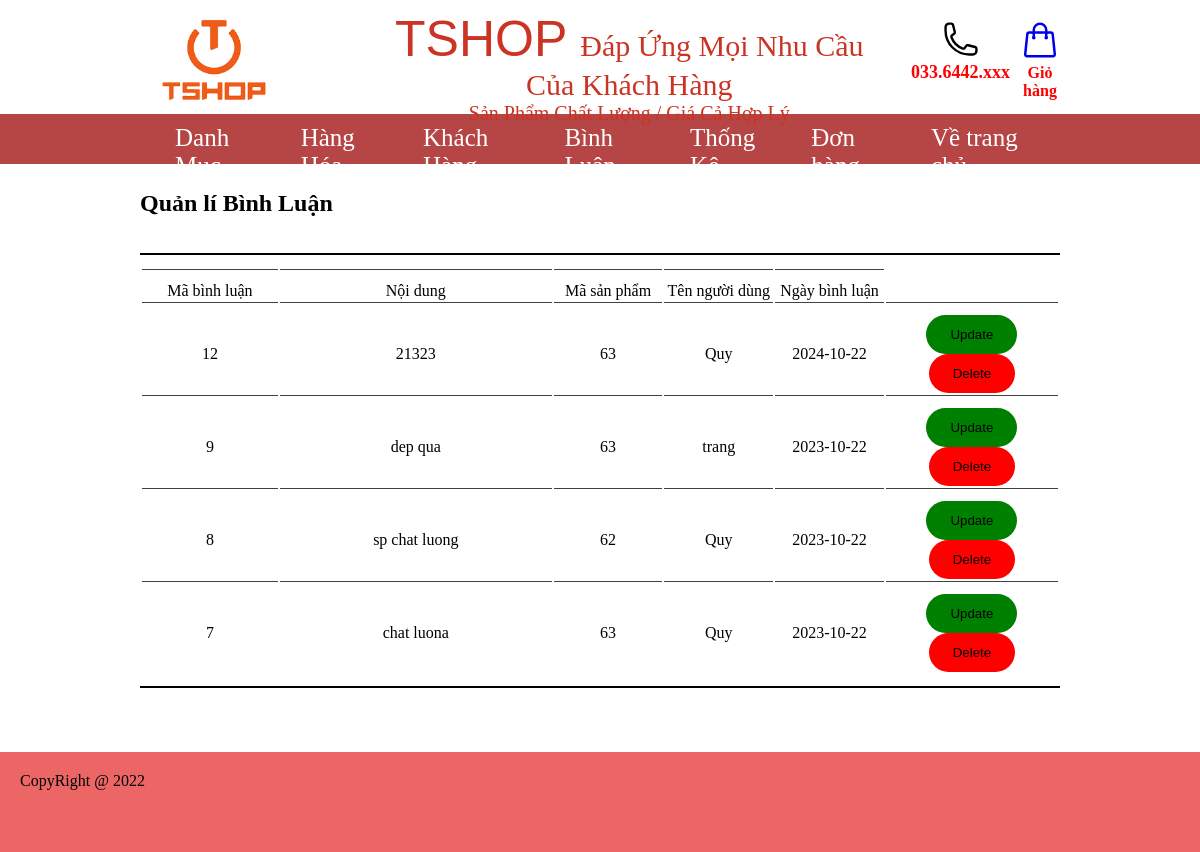
Screenshot of /admin/index.php?act=dscmt with the database file from the repository.
### tables this page shows
CREATE TABLE `binhluan` (
  `id_cmt` int(11) NOT NULL,
  `noidung` varchar(1000) NOT NULL,
  `username` varchar(222) NOT NULL,
  `id_pro` int(11) NOT NULL,
  `ngaycmt` date NOT NULL
);

### model/pdo.php (called while the page is built, shortened)
<?php
function pdo_get_connection(){
    $dburl = "mysql:host=localhost;dbname=tshop;charset=utf8";
    $username = 'root';
    $password = '';
    $conn = new PDO($dburl, $username, $password);
    $conn->setAttribute(PDO::ATTR_ERRMODE, PDO::ERRMODE_EXCEPTION);
    return $conn;
}
function pdo_query($sql){
    $sql_args = array_slice(func_get_args(), 1);
    try{
        $conn = pdo_get_connection();
        $stmt = $conn->prepare($sql);
        $stmt->execute($sql_args);
        $rows = $stmt->fetchAll();
        return $rows;
    }
    catch(PDOException $e){
        throw $e;
    }
    finally{
        unset($conn);
    }
}

### model/binhluan.php (called while the page is built, shortened)
<?php
require_once 'pdo.php';
function cmt_all(){
    $sql = "select * from binhluan order by id_cmt desc";
    $list_cmt = pdo_query($sql);
    return $list_cmt;
}
?>

### admin/binhluan/list_cmt.php (the view)
<div class="box0">
    <h2>Quản lí Bình Luận</h2><br><br>
    <table>
        <thead>
            <tr>
                <td>Mã bình luận</td>
                <td>Nội dung</td>
                <td>Mã sản phẩm</td>
                <td>Tên người dùng</td>
                <td>Ngày bình luận</td>
            </tr>
        </thead>
        <tbody>
           <?php
                    foreach ($list_cmt as $cmt) {
                    extract($cmt);
                    $update_cmt ="index.php?act=update_cmt&id=".$id_cmt;
                    $delete_cmt ="index.php?act=delete_cmt&id=".$id_cmt;
                    echo '  <tr>
                            <td width="15%">'.$id_cmt.'</td>
                            <td width="30%">'.$noidung.'</td>
                            <td width="12%">'.$id_pro.'</td>
                            <td width="12%">'.$username.'</td>
                            <td width="12%">'.$ngaycmt.'</td>
                            <td>
                            <a href="'.$update_cmt.'"><button class="normal update">Update</button></a>
                            <a href="'.$delete_cmt.'"><button class="normal delete">Delete</button></a>
                            </td>
                            </tr>';
                }
           ?>
        </tbody>
    </table>
</div>

### css/index.css (style rules this page uses)
* { margin: 0px; padding: 0px; box-sizing: border-box; }
a { text-decoration: none; }
table tr td { text-align: center; }

### css/index2.css (style rules this page uses)
table { padding: 0 40px; }
thead { font-weight: 500; }
.normal { padding: 10px; border: none; border-radius: 20px; }
button.update { background-color: green; padding: 12px 24px; }
button.delete { background-color: red; padding: 12px 24px; }
table { border-top: 2px solid #000; border-bottom: 2px solid #000; padding: 12px 0; margin-bottom: 24px; }
table tr td { border-top: 1px solid rgba(0, 0, 0, 0.742); padding-top: 12px; }
.box0 { width: 80%; margin: auto; padding:20px; }

### rows the page displays
binhluan: id_cmt "12", noidung "21323", id_pro "63", username "Quy", ngaycmt "2024-10-22"
binhluan: id_cmt "9", noidung "dep qua", id_pro "63", username "trang", ngaycmt "2023-10-22"
binhluan: id_cmt "8", noidung "sp chat luong", id_pro "62", username "Quy", ngaycmt "2023-10-22"
binhluan: id_cmt "7", noidung "chat luona", id_pro "63", username "Quy", ngaycmt "2023-10-22"
